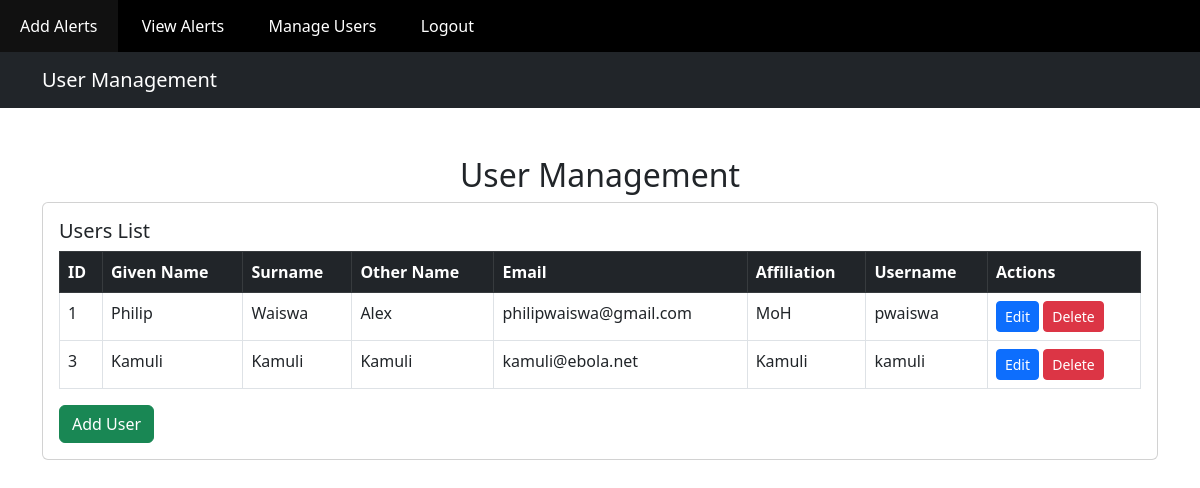
Page /users/index.php (signed in) on the earlier database version.
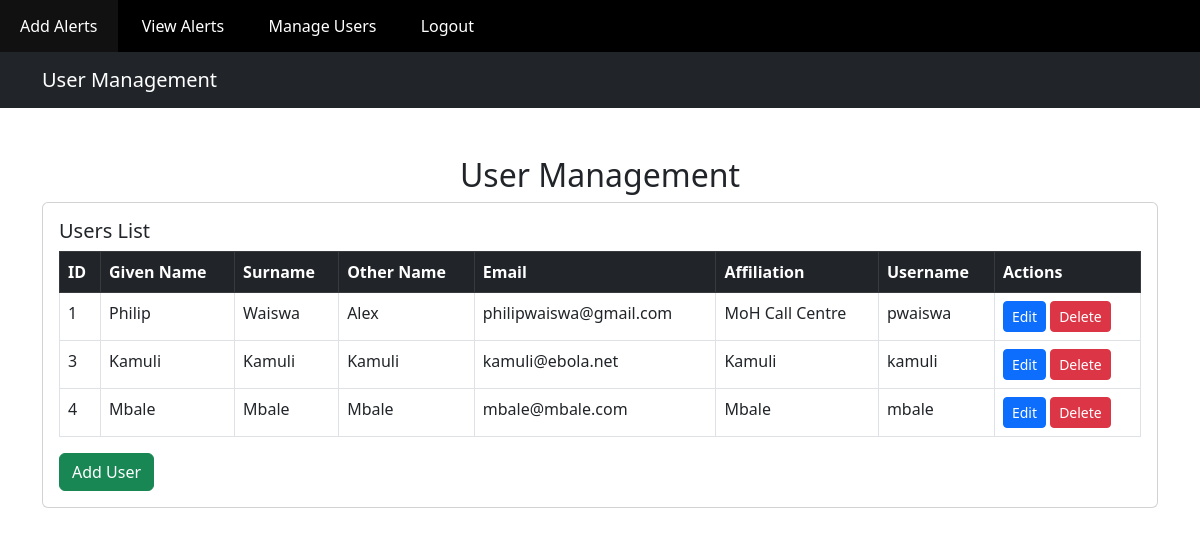
Same page on the later database version.
### tables this page shows
CREATE TABLE `users` (
  `id` int(11) NOT NULL,
  `username` varchar(50) NOT NULL,
  `password` varchar(255) NOT NULL,
  `gname` varchar(25) NOT NULL,
  `surname` varchar(25) NOT NULL,
  `oname` varchar(25) DEFAULT NULL,
  `email` varchar(25) NOT NULL,
  `affiliation` varchar(50) NOT NULL,
  `user_type` varchar(20) NOT NULL,
  `level` varchar(20) DEFAULT NULL
);

### users/index.php (the view, shortened to what this page needs)
<!DOCTYPE html>
<html lang="en">
<head>
    <link href="https://cdn.jsdelivr.net/npm/bootstrap@5.3.0/dist/css/bootstrap.min.css" rel="stylesheet">
    <link href="../style/style.css" rel="stylesheet" type="text/css">
</head>
<body>
     <?php include('../includes/nav.php');?>
    <nav class="navbar navbar-expand-lg navbar-dark bg-dark">
        <div class="container">
            <a class="navbar-brand" href="#">User Management</a>
        </div>
    </nav>
    <div class="container mt-5">
        <h2 class="text-center">User Management</h2>
        <div class="card">
            <div class="card-body">
                <h5 class="card-title">Users List</h5>
                <table class="table table-bordered">
                    <thead class="table-dark">
                        <tr>
                            <th>ID</th>
                            <th>Given Name</th>
                            <th>Surname</th>
                            <th>Other Name</th>
                            <th>Email</th>
                            <th>Affiliation</th>
                            <th>Username</th>
                            <th>Actions</th>
                        </tr>
                    </thead>
                    <tbody>
                        <?php
                        $query = "SELECT * FROM users";
                        $result = mysqli_query($conn, $query);
                        while ($row = mysqli_fetch_assoc($result)) {
                            echo "<tr>
                                <td>{$row['id']}</td>
                                <td>{$row['gname']}</td>
                                <td>{$row['surname']}</td>
                                <td>{$row['oname']}</td>
                                <td>{$row['email']}</td>
                                <td>{$row['affiliation']}</td>
                                <td>{$row['username']}</td>
                                <td><a href='edit_user.php?id={$row['id']}' class='btn btn-primary btn-sm'>Edit</a>
                                    <a href='delete_user.php?id={$row['id']}' class='btn btn-danger btn-sm'>Delete</a></td>
                            </tr>";
                        }
                        ?>
                    </tbody>
                </table>
                <a href="add_user.php" class="btn btn-success">Add User</a>
            </div>
        </div>
    </div>
</body>
</html>

### includes/nav.php (shortened to what this page needs)
<!DOCTYPE html>
<html>
<head>
    <link rel="stylesheet" type="text/css" href="style/style.css">
</head>
<body>
<nav>
    <ol class="menu">
        <li><a href="../manage/index.php">Add Alerts</a></li>
        <li><a href="../manage/alerts.php">View Alerts</a></li>
        <?php if (isset($_SESSION['level']) && $_SESSION['level'] === 'Admin'): ?>
            <li><a href="../users/index.php">Manage Users</a></li>
        <?php endif; ?>
        <li class="nav-item"><a class="nav-link" href="../logout.php">Logout</a></li>
    </ol>
</nav>
</body>
</html>

### style/style.css (style rules this page uses)
nav { background-color: black; }
.menu, .submenu, .submenu2 { list-style-type: none; padding: 0; margin: 0; }
.menu > li { position: relative; display: inline-block; }
.menu > li > a { display: block; color: white; padding: 14px 20px; text-decoration: none; }

Differences in the rows shown:
changed users "Philip": affiliation "MoH" → "MoH Call Centre"
added users: id "4", gname "Mbale", surname "Mbale", oname "Mbale", email "mbale@mbale.com", affiliation "Mbale", username "mbale"
